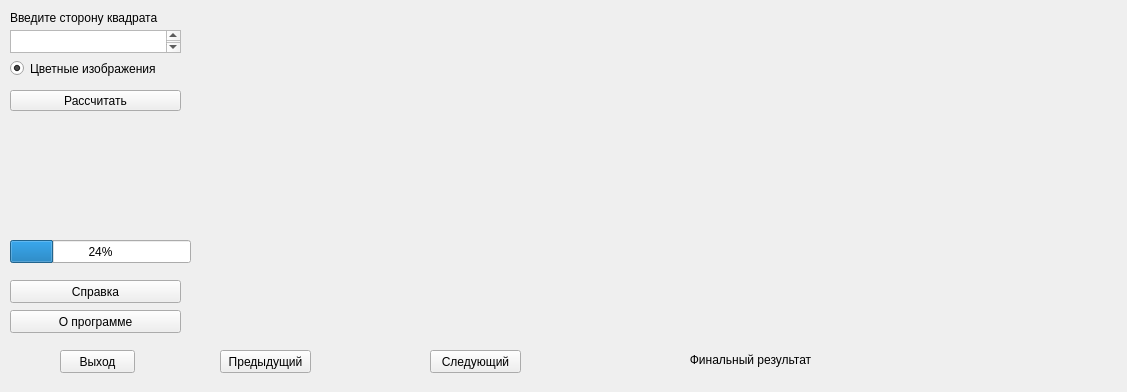
<?xml version="1.0" encoding="UTF-8"?>
<ui version="4.0">
 <class>MainWindow</class>
 <widget class="QMainWindow" name="MainWindow">
  <property name="geometry">
   <rect>
    <x>0</x>
    <y>0</y>
    <width>1127</width>
    <height>392</height>
   </rect>
  </property>
  <property name="windowTitle">
   <string>MainWindow</string>
  </property>
  <widget class="QWidget" name="centralWidget">
   <widget class="QLabel" name="Current">
    <property name="geometry">
     <rect>
      <x>220</x>
      <y>20</y>
      <width>321</width>
      <height>320</height>
     </rect>
    </property>
    <property name="text">
     <string>&lt;html&gt;&lt;head/&gt;&lt;body&gt;&lt;p align=&quot;center&quot;&gt;&lt;br/&gt;&lt;/p&gt;&lt;/body&gt;&lt;/html&gt;</string>
    </property>
   </widget>
   <widget class="QPushButton" name="pushButton">
    <property name="geometry">
     <rect>
      <x>10</x>
      <y>90</y>
      <width>171</width>
      <height>21</height>
     </rect>
    </property>
    <property name="text">
     <string>Рассчитать</string>
    </property>
   </widget>
   <widget class="QTextEdit" name="textEdit">
    <property name="geometry">
     <rect>
      <x>10</x>
      <y>30</y>
      <width>171</width>
      <height>23</height>
     </rect>
    </property>
   </widget>
   <widget class="QLabel" name="label_2">
    <property name="geometry">
     <rect>
      <x>10</x>
      <y>10</y>
      <width>161</width>
      <height>16</height>
     </rect>
    </property>
    <property name="text">
     <string>Введите сторону квадрата</string>
    </property>
   </widget>
   <widget class="QRadioButton" name="radioButton">
    <property name="enabled">
     <bool>true</bool>
    </property>
    <property name="geometry">
     <rect>
      <x>10</x>
      <y>60</y>
      <width>151</width>
      <height>17</height>
     </rect>
    </property>
    <property name="text">
     <string>Цветные изображения</string>
    </property>
    <property name="checked">
     <bool>true</bool>
    </property>
   </widget>
   <widget class="QProgressBar" name="progressBar">
    <property name="geometry">
     <rect>
      <x>10</x>
      <y>240</y>
      <width>181</width>
      <height>23</height>
     </rect>
    </property>
    <property name="value">
     <number>24</number>
    </property>
   </widget>
   <widget class="QLabel" name="label_3">
    <property name="geometry">
     <rect>
      <x>20</x>
      <y>200</y>
      <width>131</width>
      <height>16</height>
     </rect>
    </property>
    <property name="text">
     <string/>
    </property>
   </widget>
   <widget class="QLabel" name="label">
    <property name="geometry">
     <rect>
      <x>590</x>
      <y>20</y>
      <width>320</width>
      <height>320</height>
     </rect>
    </property>
    <property name="text">
     <string>&lt;html&gt;&lt;head/&gt;&lt;body&gt;&lt;p align=&quot;center&quot;&gt;&lt;br/&gt;&lt;/p&gt;&lt;/body&gt;&lt;/html&gt;</string>
    </property>
   </widget>
   <widget class="QLabel" name="label_4">
    <property name="geometry">
     <rect>
      <x>580</x>
      <y>350</y>
      <width>341</width>
      <height>21</height>
     </rect>
    </property>
    <property name="text">
     <string>&lt;html&gt;&lt;head/&gt;&lt;body&gt;&lt;p align=&quot;center&quot;&gt;Финальный результат&lt;/p&gt;&lt;/body&gt;&lt;/html&gt;</string>
    </property>
   </widget>
   <widget class="QPushButton" name="pushButton_next">
    <property name="geometry">
     <rect>
      <x>430</x>
      <y>350</y>
      <width>91</width>
      <height>23</height>
     </rect>
    </property>
    <property name="text">
     <string>Следующий</string>
    </property>
   </widget>
   <widget class="QPushButton" name="pushButton_prev">
    <property name="geometry">
     <rect>
      <x>220</x>
      <y>350</y>
      <width>91</width>
      <height>23</height>
     </rect>
    </property>
    <property name="text">
     <string>Предыдущий</string>
    </property>
   </widget>
   <widget class="QPushButton" name="pushButton_2">
    <property name="geometry">
     <rect>
      <x>10</x>
      <y>280</y>
      <width>171</width>
      <height>23</height>
     </rect>
    </property>
    <property name="text">
     <string>Справка</string>
    </property>
   </widget>
   <widget class="QPushButton" name="pushButton_3">
    <property name="geometry">
     <rect>
      <x>10</x>
      <y>310</y>
      <width>171</width>
      <height>23</height>
     </rect>
    </property>
    <property name="text">
     <string>О программе</string>
    </property>
   </widget>
   <widget class="QPushButton" name="pushButton_4">
    <property name="geometry">
     <rect>
      <x>60</x>
      <y>350</y>
      <width>75</width>
      <height>23</height>
     </rect>
    </property>
    <property name="text">
     <string>Выход</string>
    </property>
   </widget>
   <widget class="QLabel" name="step">
    <property name="geometry">
     <rect>
      <x>350</x>
      <y>350</y>
      <width>51</width>
      <height>21</height>
     </rect>
    </property>
    <property name="text">
     <string/>
    </property>
   </widget>
   <widget class="QLabel" name="warning">
    <property name="geometry">
     <rect>
      <x>10</x>
      <y>205</y>
      <width>171</width>
      <height>31</height>
     </rect>
    </property>
    <property name="text">
     <string/>
    </property>
   </widget>
   <widget class="QLabel" name="sol">
    <property name="geometry">
     <rect>
      <x>940</x>
      <y>10</y>
      <width>171</width>
      <height>371</height>
     </rect>
    </property>
    <property name="text">
     <string/>
    </property>
   </widget>
  </widget>
 </widget>
 <layoutdefault spacing="6" margin="11"/>
 <resources/>
 <connections/>
</ui>
